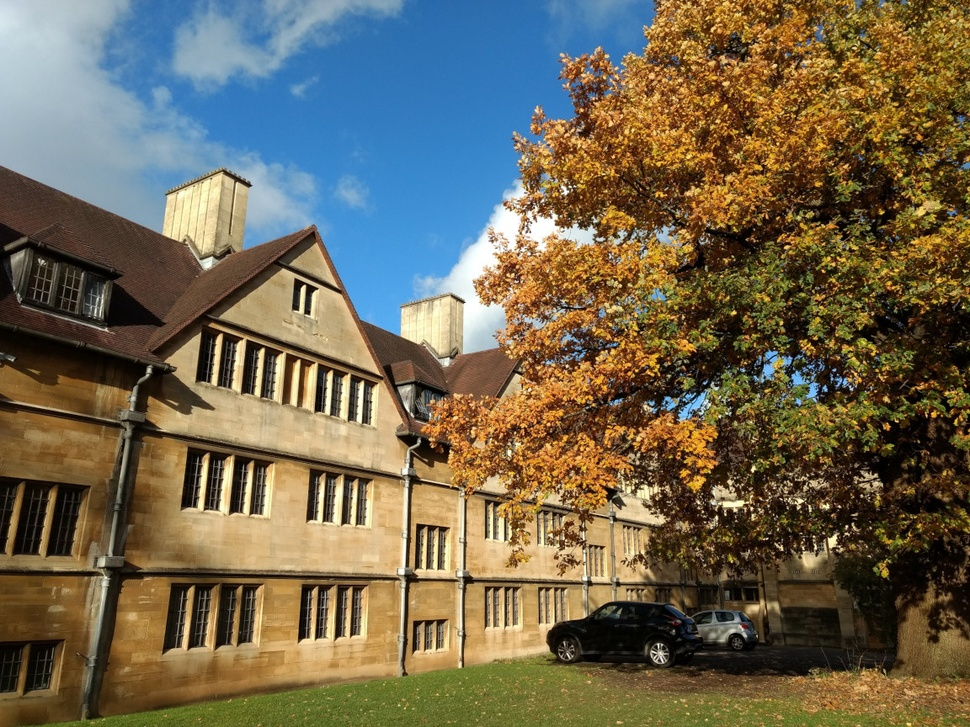
#> input picture materials/Material 09/data/outdoors01.jpg, 970 x 727 px, shrunk from 1152 x 864 before the run, found by its file name
$ python epipolar_lines.py
#> lines starting #> are read from the running program, lines starting #| are printed output that depends on the picture; after the words box and inside, x2 and y2 are one past the last pixel; in counts of white or black regions, pixels touching at a corner belong together
# -*- coding: utf-8 -*-
"""epipolar_lines.ipynb

Automatically generated by Colaboratory.

Original file is located at
    https://colab.research.google.com/drive/1fyrskhFn_CFESlwik9kBSLEiFRO7Vacg

<a href="https://colab.research.google.com/github/labviros/computer-vision-topics/blob/master/lesson08-epipolar_constraint/epipolar_lines.ipynb" target="_parent"><img src="https://colab.research.google.com/assets/colab-badge.svg" alt="Open In Colab"/></a>
"""

import numpy as np
import cv2 as cv
from matplotlib import pyplot as plt

# Additional function to draw the epipolar lines

def drawlines(img1,img2,lines,pts1,pts2):
    ''' img1 - image on which we draw the epilines for the points in img2
        lines - corresponding epilines '''
    r,c = img1.shape
    img1 = cv.cvtColor(img1,cv.COLOR_GRAY2BGR)
    img2 = cv.cvtColor(img2,cv.COLOR_GRAY2BGR)
    for r,pt1,pt2 in zip(lines,pts1,pts2):
        color = tuple(np.random.randint(0,255,3).tolist())
        x0,y0 = map(int, [0, -r[2]/r[1] ])
        x1,y1 = map(int, [c, -(r[2]+r[0]*c)/r[1] ])
        img1 = cv.line(img1, (x0,y0), (x1,y1), color,1)
        img1 = cv.circle(img1,tuple(pt1),5,color,-1)
        img2 = cv.circle(img2,tuple(pt2),5,color,-1)
    return img1,img2


# Read left and right images
img1 = cv.imread('outdoors01.jpg',0)  #queryimage # left image
#> img1: shape (727, 970); min 0, max 255, mean 102.8
img2 = cv.imread('outdoors02.jpg',0) #trainimage # right image
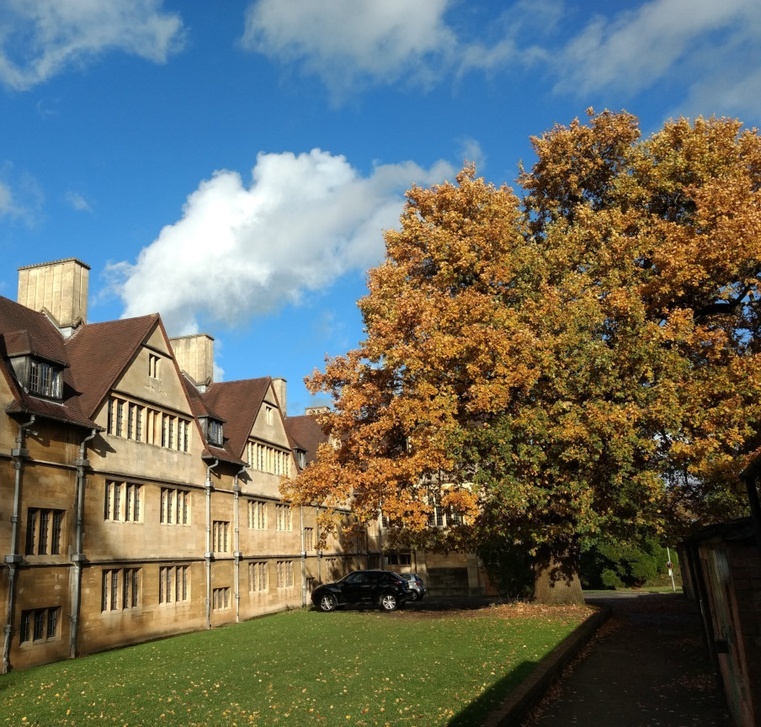
#> input picture materials/Material 09/data/outdoors02.jpg, 761 x 727 px, shrunk from 904 x 864 before the run, found by its file name
#> img2: shape (727, 761); min 0, max 255, mean 106.1

# find the keypoints and descriptors with SIFT


# find the keypoints and descriptors with SIFT
sift = cv.SIFT_create()
kp1, des1 = sift.detectAndCompute(img1,None)
#> kp1 = 8311 keypoints; strongest (x, y, size): (752, 508, 2.2), (753, 469, 3.5), (303, 289, 4.1), (861, 496, 2)
kp2, des2 = sift.detectAndCompute(img2,None)
#> kp2 = 4897 keypoints; strongest (x, y, size): (156, 358, 3), (153, 359, 2.4), (452, 516, 2.4), (546, 482, 1.8)


# Solve matching between detected points in both images
# FLANN parameters
FLANN_INDEX_KDTREE = 1
index_params = dict(algorithm = FLANN_INDEX_KDTREE, trees = 5)
search_params = dict(checks=50)
flann = cv.FlannBasedMatcher(index_params,search_params)
matches = flann.knnMatch(des1,des2,k=2)
#> matches = 8311 matches
good = []
pts1 = []
pts2 = []

# Select good matches
# ratio test as per Lowe's paper
for i,(m,n) in enumerate(matches):

    if m.distance < 0.8*n.distance:
        good.append(m)
        pts2.append(kp2[m.trainIdx].pt)
        pts1.append(kp1[m.queryIdx].pt)
#> after the loop, good = 404 matches; pts1 = 404 pairs, first value 16.25 to 961.7, second value 45.49 to 716.4; pts2 = 404 pairs, first value 13.68 to 730.4, second value 146 to 715.9


#Find Fundamental Matrix

pts1 = np.int32(pts1)
#> pts1 = 404 pairs, first value 16 to 961, second value 45 to 716
pts2 = np.int32(pts2)
#> pts2 = 404 pairs, first value 13 to 730, second value 145 to 715
F, mask = cv.findFundamentalMat(pts1,pts2,cv.FM_RANSAC,1,0.9999)
#> F = [[3.61e-07, -7.14e-06, 0.00389], [6.29e-06, -3.96e-07, -0.00541], [-0.00364, 0.00385, 1]]; mask = 404 values, max 1 at index 4, min 0 at index 0, mean 0.213
#
#cv.FM_LMEDS)

# We select only inlier points
pts1 = pts1[mask.ravel()==1]
#> pts1 = 86 pairs, first value 21 to 846, second value 236 to 676
pts2 = pts2[mask.ravel()==1]
#> pts2 = 86 pairs, first value 28 to 472, second value 307 to 628


# Find epilines corresponding to points in right image (second image) and
# drawing its lines on left image
lines1 = cv.computeCorrespondEpilines(pts2.reshape(-1,1,2), 2,F)
#> lines1 = 86 rows, first 8: [0.0977, 0.995, -674.6], [0.0831, 0.997, -662.3], [0.0597, 0.998, -642.2], [-0.0287, 1, -563.7], [0.0329, 0.999, -618.9], [0.0764, 0.997, -656.5], [-0.448, 0.894, -125.4], [-0.44, 0.898, -135.2]
lines1 = lines1.reshape(-1,3)
img5,img6 = drawlines(img1,img2,lines1,pts1,pts2)
#> the loop in drawlines, `for r,pt1,pt2 in zip(lines,pts1,pts2):` made 86 passes
#> (r, pt1, pt2, color, y0, y1) on passes 1 to 9: ([0.0977, 0.995, -674.6], [21, 676], [44, 628], (172, 47, 117), 677, 582), ([0.0831, 0.997, -662.3], [24, 663], [46, 620], (192, 67, 251), 664, 583), ([0.0597, 0.998, -642.2], [26, 642], [44, 608], (195, 103, 9), 643, 585), ([-0.0287, 1, -563.7], [89, 567], [68, 561], (211, 21, 242), 563, 591), ([0.0329, 0.999, -618.9], [128, 616], [86, 590], (36, 87, 70), 619, 587), ([0.0764, 0.997, -656.5], [191, 644], [112, 607], (216, 88, 140), 658, 584), ([-0.448, 0.894, -125.4], [191, 236], [48, 307], (58, 193, 230), 140, 626), ([-0.44, 0.898, -135.2], [199, 247], [57, 318], (39, 87, 174), 150, 625), ([0.0754, 0.997, -655.7], [206, 642], [137, 603], (88, 81, 165), 657, 584)
#> after the loop in drawlines, `for r,pt1,pt2 in zip(lines,pts1,pts2):`:
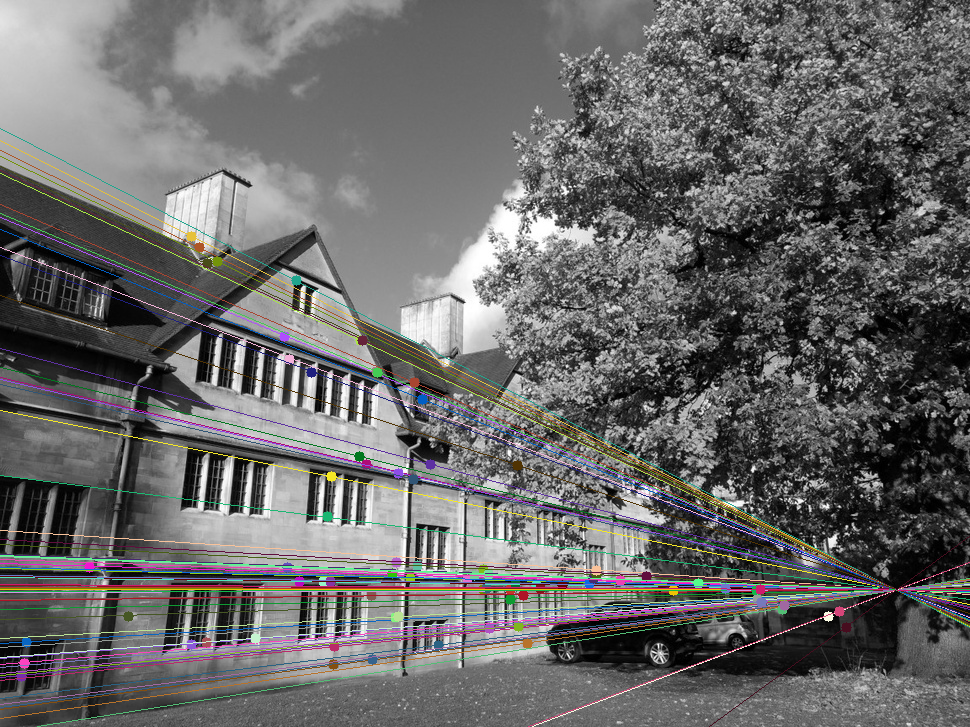
#> img1: shape (727, 970, 3); mean B, G, R 103.7, 103.9, 104.6
#> after the loop in drawlines, `for r,pt1,pt2 in zip(lines,pts1,pts2):`:
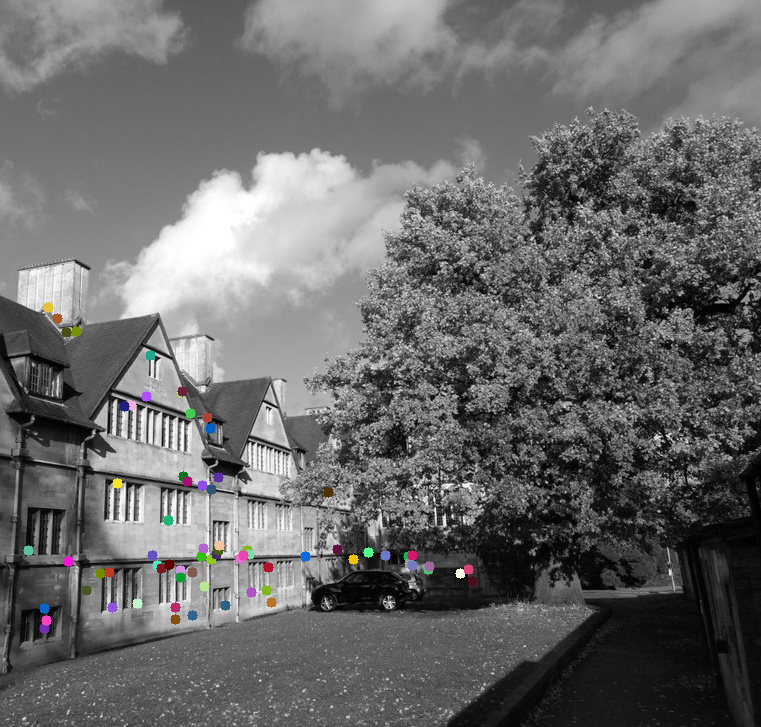
#> img2: shape (727, 761, 3); mean B, G, R 106, 106, 106.2
# Find epilines corresponding to points in left image (first image) and
# drawing its lines on right image
lines2 = cv.computeCorrespondEpilines(pts1.reshape(-1,1,2), 1,F)
#> lines2 = 86 rows, first 8: [-0.166, -0.986, 626.7], [-0.15, -0.989, 620.1], [-0.124, -0.992, 608.9], [-0.0255, -1, 562.8], [-0.0955, -0.995, 596.1], [-0.142, -0.99, 616.9], [0.467, -0.884, 249.2], [0.458, -0.889, 255.9]
lines2 = lines2.reshape(-1,3)
img3,img4 = drawlines(img2,img1,lines2,pts2,pts1)
#> the loop in drawlines (call 2), `for r,pt1,pt2 in zip(lines,pts1,pts2):` made 86 passes
#> (r, pt1, pt2, color, y0, y1) on passes 1 to 9: ([-0.166, -0.986, 626.7], [44, 628], [21, 676], (184, 152, 79), 635, 507), ([-0.15, -0.989, 620.1], [46, 620], [24, 663], (41, 18, 40), 627, 511), ([-0.124, -0.992, 608.9], [44, 608], [26, 642], (182, 207, 11), 613, 518), ([-0.0255, -1, 562.8], [68, 561], [89, 567], (166, 111, 93), 563, 543), ([-0.0955, -0.995, 596.1], [86, 590], [128, 616], (249, 129, 223), 598, 525), ([-0.142, -0.99, 616.9], [112, 607], [191, 644], (118, 44, 216), 623, 513), ([0.467, -0.884, 249.2], [48, 307], [191, 236], (125, 24, 67), 281, 683), ([0.458, -0.889, 255.9], [57, 318], [199, 247], (210, 239, 3), 287, 680), ([-0.141, -0.99, 616.3], [137, 603], [206, 642], (234, 204, 230), 622, 514)
#> pass 1, in drawlines (call 2), `img1 = cv.line(img1, (x0,y0), (x1,y1), color,1)`:
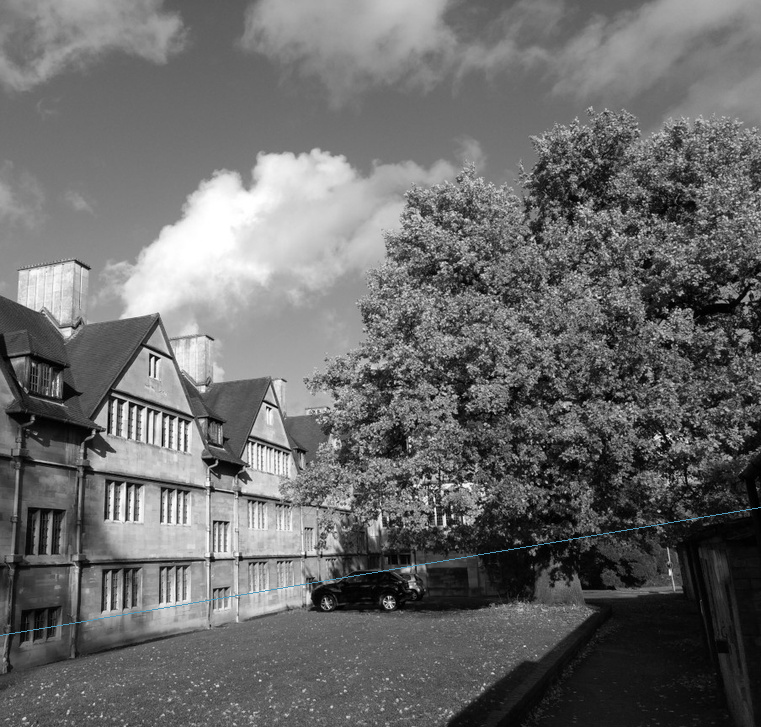
#> img1: shape (727, 761, 3); mean B, G, R 106.2, 106.2, 106.1
#> pass 2, in drawlines (call 2), `img1 = cv.line(img1, (x0,y0), (x1,y1), color,1)`:
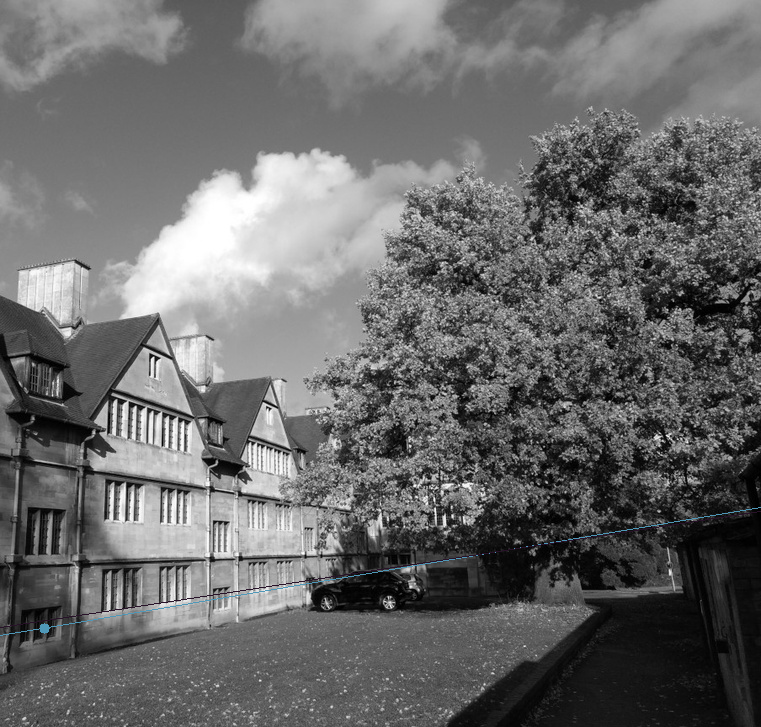
#> img1: shape (727, 761, 3); mean B, G, R 106.2, 106.1, 106
#> after the loop in drawlines (call 2), `for r,pt1,pt2 in zip(lines,pts1,pts2):`:
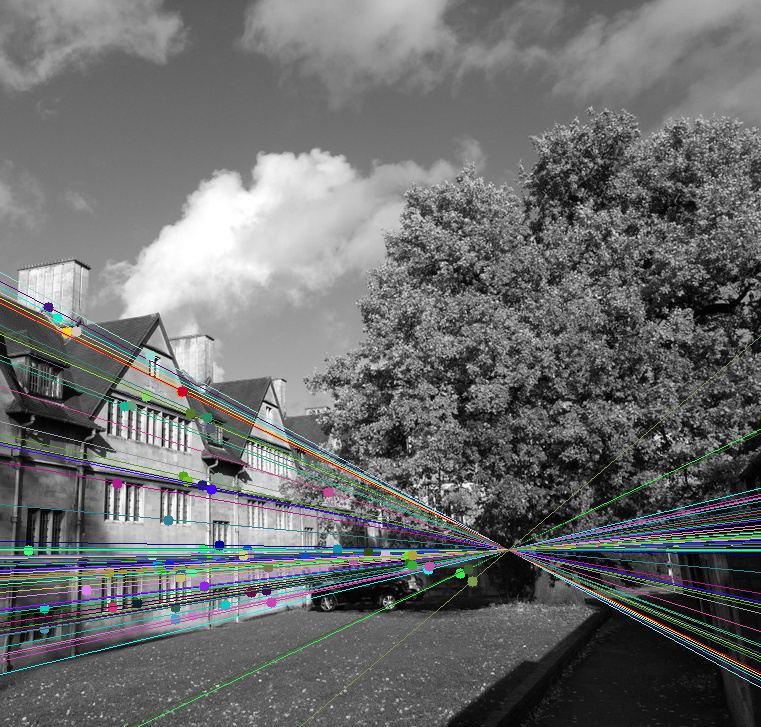
#> img1: shape (727, 761, 3); 7.03% of pixels changed, all inside (x1, y1, x2, y2) = (0, 272, 761, 727)
#> after the loop in drawlines (call 2), `for r,pt1,pt2 in zip(lines,pts1,pts2):`:
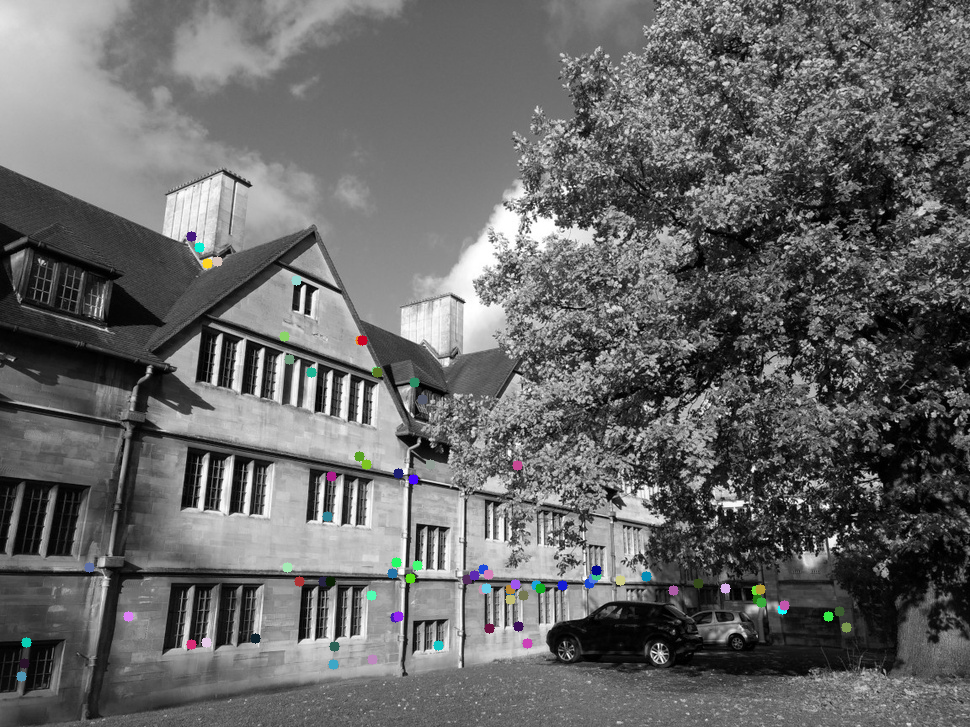
#> img2: shape (727, 970, 3); mean B, G, R 102.9, 102.9, 102.7
fig=plt.figure(figsize=(18,15))
fig.add_subplot(2,2,1)
plt.imshow(img5)
fig.add_subplot(2,2,2)
plt.imshow(img6)
fig.add_subplot(2,2,3)
plt.imshow(img3)
fig.add_subplot(2,2,4)
plt.imshow(img4)
plt.show()
#> figure, not shown here; B, G, R data is drawn as R, G, B
